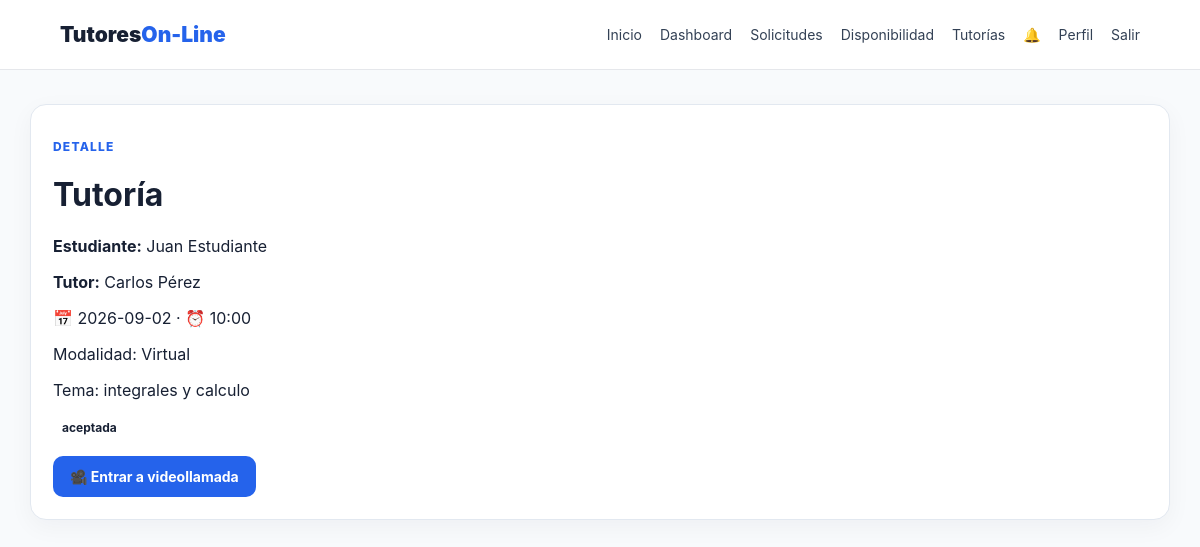
The page /tutoria/1 (signed in) on the database its author committed.
### tables this page shows
CREATE TABLE usuarios(
      id INTEGER PRIMARY KEY AUTOINCREMENT, nombre TEXT NOT NULL, apellido TEXT NOT NULL,
      correo TEXT UNIQUE NOT NULL, password TEXT NOT NULL,
      rol TEXT NOT NULL CHECK(rol IN ('estudiante','tutor','admin')),
      ciudad TEXT DEFAULT '', nivel TEXT DEFAULT '', foto TEXT DEFAULT '', activo INTEGER DEFAULT 1,
      creado_en TEXT DEFAULT CURRENT_TIMESTAMP);

CREATE TABLE tutorias(id INTEGER PRIMARY KEY AUTOINCREMENT, estudiante_id INTEGER NOT NULL,
      tutor_id INTEGER NOT NULL, materia_id INTEGER, fecha TEXT NOT NULL, hora TEXT NOT NULL,
      duracion INTEGER DEFAULT 60, modalidad TEXT NOT NULL, tema TEXT DEFAULT '', estado TEXT DEFAULT 'pendiente',
      enlace_virtual TEXT DEFAULT '', creada_en TEXT DEFAULT CURRENT_TIMESTAMP,
      FOREIGN KEY(estudiante_id) REFERENCES usuarios(id), FOREIGN KEY(tutor_id) REFERENCES tutores(id),
      FOREIGN KEY(materia_id) REFERENCES materias(id));

### app.py (the view)
@app.route('/tutoria/<int:tutoria_id>')
@login_required
def detalle_tutoria(tutoria_id):
    c=db(); s=c.execute('''SELECT s.*,eu.nombre en,eu.apellido ea,tu.nombre tn,tu.apellido ta FROM tutorias s JOIN usuarios eu ON eu.id=s.estudiante_id JOIN tutores t ON t.id=s.tutor_id JOIN usuarios tu ON tu.id=t.usuario_id WHERE s.id=? AND (s.estudiante_id=? OR t.usuario_id=?)''',(tutoria_id,session['usuario_id'],session['usuario_id'])).fetchone(); c.close()
    if not s: flash('Tutoría no encontrada.','danger'); return redirect(url_for('dashboard'))
    return render_template('detalle_tutoria.html',s=s)

### app.py (called while the page is built)
def db():
    c = sqlite3.connect(DATABASE)
    c.row_factory = sqlite3.Row
    c.execute('PRAGMA foreign_keys = ON')
    return c

def login_required(f):
    @wraps(f)
    def wrap(*a,**kw):
        if not session.get('usuario_id'):
            flash('Debes iniciar sesión para continuar.','warning'); return redirect(url_for('login'))
        return f(*a,**kw)
    return wrap

@app.context_processor
def inject_globals():
    count=0
    if session.get('usuario_id'):
        c=db(); count=c.execute('SELECT COUNT(*) FROM notificaciones WHERE usuario_id=? AND leida=0',(session['usuario_id'],)).fetchone()[0]; c.close()
    return {'notification_count':count, 'today':date.today().isoformat()}

### templates/detalle_tutoria.html
{% extends 'base.html' %}{% block title %}Detalle tutoría{% endblock %}{% block content %}<div class="card"><p class="eyebrow">DETALLE</p><h1>{{s['materia'] or 'Tutoría'}}</h1><p><b>Estudiante:</b> {{s['en']}} {{s['ea']}}</p><p><b>Tutor:</b> {{s['tn']}} {{s['ta']}}</p><p>📅 {{s['fecha']}} · ⏰ {{s['hora']}}</p><p>Modalidad: {{s['modalidad']}}</p><p>Tema: {{s['tema'] or 'No indicado'}}</p><span class="status {{s['estado']}}">{{s['estado']}}</span>{% if s['estado']=='aceptada' and s['modalidad']=='Virtual' %}<div style="margin-top:20px"><a class="btn primary" href="{{s['enlace_virtual']}}" target="_blank">🎥 Entrar a videollamada</a></div>{% endif %}</div>{% endblock %}

### static/css/style.css (style rules this page uses)
* { box-sizing:border-box }
body { margin:0;font-family:Inter,Arial,sans-serif;background:#f8fafc;color:#172033 }
.navbtn,.btn.primary { background:#2563eb!important;color:#fff!important }
.eyebrow { font-size:12px;color:#2563eb;font-weight:800;letter-spacing:1.2px }
.btn { display:inline-block;padding:12px 17px;border:0;border-radius:10px;text-decoration:none;font-weight:700;cursor:pointer;font-size:14px }
.card,.hero-card,.auth-card,.filter-box,.tutor-card,.stat,.searchbox { background:#fff;border:1px solid #e2e8f0;border-radius:16px;padding:22px;box-shadow:0 7px 24px #0f172a0b }
.status { padding:4px 9px;border-radius:20px;font-size:12px;font-weight:700 }

### rows shown on the page
usuarios: en "Juan", ea "Estudiante"
usuarios: tn "Carlos", ta "Pérez"
tutorias: fecha "2026-09-02", hora "10:00", modalidad "Virtual", tema "integrales y calculo", estado "aceptada"

### other values the page prints
{{ s['materia'] or 'Tutoría' }} "Tutoría"
